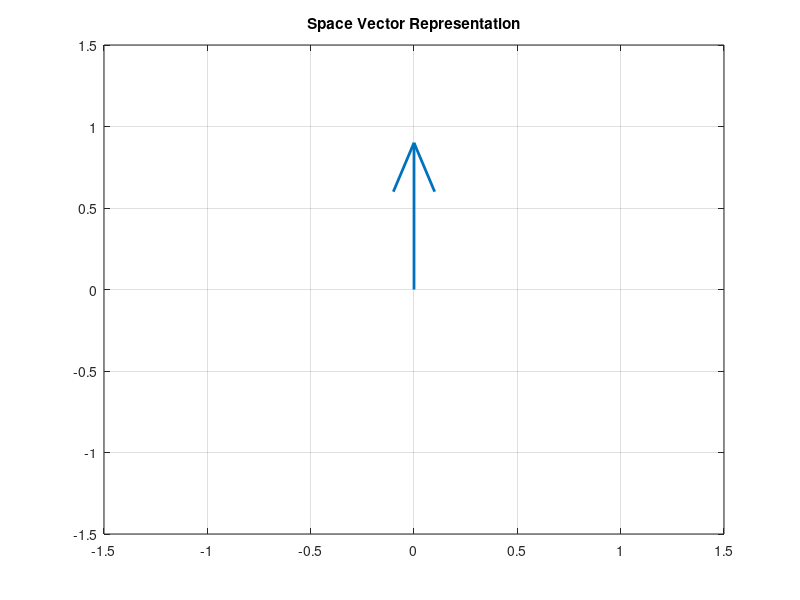

This figure's MATLAB source:
clc
clear
f = 50;
w = 2*pi*f;
t = linspace(0,0.02,200);
figure
for k = 1:length(t)
    
    Va = sin(w*t(k));
    Vb = sin(w*t(k) - 2*pi/3);
    Vc = sin(w*t(k) + 2*pi/3);
    
    % Space vector
    Vs = (2/3)*(Va + Vb*exp(-1j*2*pi/3) + Vc*exp(1j*2*pi/3));
    
    quiver(0,0,real(Vs),imag(Vs),'LineWidth',2)
    
    axis([-1.5 1.5 -1.5 1.5])
    title('Space Vector Representation')
    grid on
    
    pause(0.05)
end
